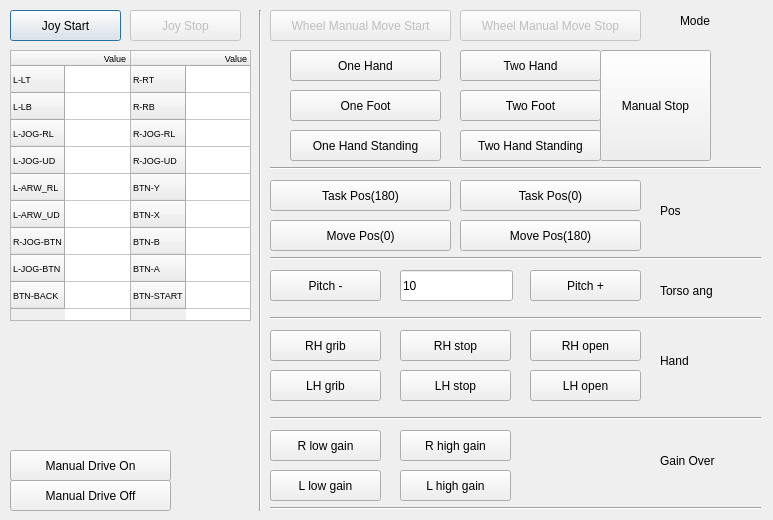
<?xml version="1.0" encoding="UTF-8"?>
<ui version="4.0">
 <class>JoyStickDialog</class>
 <widget class="QDialog" name="JoyStickDialog">
  <property name="geometry">
   <rect>
    <x>0</x>
    <y>0</y>
    <width>773</width>
    <height>520</height>
   </rect>
  </property>
  <property name="windowTitle">
   <string>Dialog</string>
  </property>
  <widget class="QPushButton" name="JOY_BTN_START">
   <property name="geometry">
    <rect>
     <x>10</x>
     <y>10</y>
     <width>111</width>
     <height>31</height>
    </rect>
   </property>
   <property name="text">
    <string>Joy Start</string>
   </property>
  </widget>
  <widget class="QPushButton" name="JOY_BTN_STOP">
   <property name="enabled">
    <bool>false</bool>
   </property>
   <property name="geometry">
    <rect>
     <x>130</x>
     <y>10</y>
     <width>111</width>
     <height>31</height>
    </rect>
   </property>
   <property name="text">
    <string>Joy Stop</string>
   </property>
  </widget>
  <widget class="QTableWidget" name="JOY_TABLE_INFO_LEFT">
   <property name="geometry">
    <rect>
     <x>10</x>
     <y>50</y>
     <width>121</width>
     <height>271</height>
    </rect>
   </property>
   <property name="font">
    <font>
     <pointsize>7</pointsize>
    </font>
   </property>
   <attribute name="horizontalHeaderMinimumSectionSize">
    <number>8</number>
   </attribute>
   <attribute name="verticalHeaderDefaultSectionSize">
    <number>27</number>
   </attribute>
   <attribute name="verticalHeaderMinimumSectionSize">
    <number>10</number>
   </attribute>
   <row>
    <property name="text">
     <string>L-LT</string>
    </property>
   </row>
   <row>
    <property name="text">
     <string>L-LB</string>
    </property>
   </row>
   <row>
    <property name="text">
     <string>L-JOG-RL</string>
    </property>
   </row>
   <row>
    <property name="text">
     <string>L-JOG-UD</string>
    </property>
   </row>
   <row>
    <property name="text">
     <string>L-ARW_RL</string>
    </property>
   </row>
   <row>
    <property name="text">
     <string>L-ARW_UD</string>
    </property>
   </row>
   <row>
    <property name="text">
     <string>R-JOG-BTN</string>
    </property>
   </row>
   <row>
    <property name="text">
     <string>L-JOG-BTN</string>
    </property>
   </row>
   <row>
    <property name="text">
     <string>BTN-BACK</string>
    </property>
   </row>
   <column>
    <property name="text">
     <string>Value</string>
    </property>
   </column>
  </widget>
  <widget class="QTableWidget" name="JOY_TABLE_INFO_RIGHT">
   <property name="geometry">
    <rect>
     <x>130</x>
     <y>50</y>
     <width>121</width>
     <height>271</height>
    </rect>
   </property>
   <property name="font">
    <font>
     <pointsize>7</pointsize>
    </font>
   </property>
   <attribute name="horizontalHeaderMinimumSectionSize">
    <number>8</number>
   </attribute>
   <attribute name="verticalHeaderDefaultSectionSize">
    <number>27</number>
   </attribute>
   <attribute name="verticalHeaderMinimumSectionSize">
    <number>10</number>
   </attribute>
   <row>
    <property name="text">
     <string>R-RT</string>
    </property>
   </row>
   <row>
    <property name="text">
     <string>R-RB</string>
    </property>
   </row>
   <row>
    <property name="text">
     <string>R-JOG-RL</string>
    </property>
   </row>
   <row>
    <property name="text">
     <string>R-JOG-UD</string>
    </property>
   </row>
   <row>
    <property name="text">
     <string>BTN-Y</string>
    </property>
   </row>
   <row>
    <property name="text">
     <string>BTN-X</string>
    </property>
   </row>
   <row>
    <property name="text">
     <string>BTN-B</string>
    </property>
   </row>
   <row>
    <property name="text">
     <string>BTN-A</string>
    </property>
   </row>
   <row>
    <property name="text">
     <string>BTN-START</string>
    </property>
   </row>
   <column>
    <property name="text">
     <string>Value</string>
    </property>
   </column>
  </widget>
  <widget class="QPushButton" name="JOY_TAB_WHEELSTART">
   <property name="enabled">
    <bool>false</bool>
   </property>
   <property name="geometry">
    <rect>
     <x>270</x>
     <y>10</y>
     <width>181</width>
     <height>31</height>
    </rect>
   </property>
   <property name="text">
    <string>Wheel Manual Move Start</string>
   </property>
  </widget>
  <widget class="QPushButton" name="JOY_TAB_WHEELSTOP">
   <property name="enabled">
    <bool>false</bool>
   </property>
   <property name="geometry">
    <rect>
     <x>460</x>
     <y>10</y>
     <width>181</width>
     <height>31</height>
    </rect>
   </property>
   <property name="text">
    <string>Wheel Manual Move Stop</string>
   </property>
  </widget>
  <widget class="QPushButton" name="MANUAL_BTN_START">
   <property name="enabled">
    <bool>true</bool>
   </property>
   <property name="geometry">
    <rect>
     <x>290</x>
     <y>50</y>
     <width>151</width>
     <height>31</height>
    </rect>
   </property>
   <property name="text">
    <string>One Hand</string>
   </property>
  </widget>
  <widget class="QPushButton" name="MANUAL_BTN_STOP">
   <property name="enabled">
    <bool>true</bool>
   </property>
   <property name="geometry">
    <rect>
     <x>600</x>
     <y>50</y>
     <width>111</width>
     <height>111</height>
    </rect>
   </property>
   <property name="text">
    <string>Manual Stop</string>
   </property>
  </widget>
  <widget class="QPushButton" name="MANUAL_BTN_GOTOTASKPOSE_0">
   <property name="enabled">
    <bool>true</bool>
   </property>
   <property name="geometry">
    <rect>
     <x>460</x>
     <y>180</y>
     <width>181</width>
     <height>31</height>
    </rect>
   </property>
   <property name="text">
    <string>Task Pos(0)</string>
   </property>
  </widget>
  <widget class="QPushButton" name="MANUAL_BTN_GOTOTASKPOSE_180">
   <property name="enabled">
    <bool>true</bool>
   </property>
   <property name="geometry">
    <rect>
     <x>270</x>
     <y>180</y>
     <width>181</width>
     <height>31</height>
    </rect>
   </property>
   <property name="text">
    <string>Task Pos(180)</string>
   </property>
  </widget>
  <widget class="QPushButton" name="MANUAL_BTN_GOTOMOVEPOSE_0">
   <property name="enabled">
    <bool>true</bool>
   </property>
   <property name="geometry">
    <rect>
     <x>270</x>
     <y>220</y>
     <width>181</width>
     <height>31</height>
    </rect>
   </property>
   <property name="text">
    <string>Move Pos(0)</string>
   </property>
  </widget>
  <widget class="QPushButton" name="MANUAL_BTN_GOTOMOVEPOSE_180">
   <property name="enabled">
    <bool>true</bool>
   </property>
   <property name="geometry">
    <rect>
     <x>460</x>
     <y>220</y>
     <width>181</width>
     <height>31</height>
    </rect>
   </property>
   <property name="text">
    <string>Move Pos(180)</string>
   </property>
  </widget>
  <widget class="Line" name="line">
   <property name="geometry">
    <rect>
     <x>250</x>
     <y>10</y>
     <width>20</width>
     <height>501</height>
    </rect>
   </property>
   <property name="orientation">
    <enum>Qt::Vertical</enum>
   </property>
  </widget>
  <widget class="Line" name="line_2">
   <property name="geometry">
    <rect>
     <x>270</x>
     <y>160</y>
     <width>491</width>
     <height>16</height>
    </rect>
   </property>
   <property name="orientation">
    <enum>Qt::Horizontal</enum>
   </property>
  </widget>
  <widget class="Line" name="line_3">
   <property name="geometry">
    <rect>
     <x>270</x>
     <y>250</y>
     <width>491</width>
     <height>16</height>
    </rect>
   </property>
   <property name="orientation">
    <enum>Qt::Horizontal</enum>
   </property>
  </widget>
  <widget class="QPushButton" name="MANUAL_HP_PLUS">
   <property name="geometry">
    <rect>
     <x>530</x>
     <y>270</y>
     <width>111</width>
     <height>31</height>
    </rect>
   </property>
   <property name="text">
    <string>Pitch +</string>
   </property>
  </widget>
  <widget class="QPushButton" name="MANUAL_HP_MINUS">
   <property name="geometry">
    <rect>
     <x>270</x>
     <y>270</y>
     <width>111</width>
     <height>31</height>
    </rect>
   </property>
   <property name="text">
    <string>Pitch -</string>
   </property>
  </widget>
  <widget class="Line" name="line_4">
   <property name="geometry">
    <rect>
     <x>270</x>
     <y>310</y>
     <width>491</width>
     <height>16</height>
    </rect>
   </property>
   <property name="orientation">
    <enum>Qt::Horizontal</enum>
   </property>
  </widget>
  <widget class="QLineEdit" name="MANUAL_HP_ANGLE">
   <property name="geometry">
    <rect>
     <x>400</x>
     <y>270</y>
     <width>113</width>
     <height>31</height>
    </rect>
   </property>
   <property name="text">
    <string>10</string>
   </property>
  </widget>
  <widget class="QPushButton" name="MANUAL_RH_GRIB">
   <property name="geometry">
    <rect>
     <x>270</x>
     <y>330</y>
     <width>111</width>
     <height>31</height>
    </rect>
   </property>
   <property name="text">
    <string>RH grib</string>
   </property>
  </widget>
  <widget class="QPushButton" name="MANUAL_RH_STOP">
   <property name="geometry">
    <rect>
     <x>400</x>
     <y>330</y>
     <width>111</width>
     <height>31</height>
    </rect>
   </property>
   <property name="text">
    <string>RH stop</string>
   </property>
  </widget>
  <widget class="QPushButton" name="MANUAL_RH_OPEN">
   <property name="geometry">
    <rect>
     <x>530</x>
     <y>330</y>
     <width>111</width>
     <height>31</height>
    </rect>
   </property>
   <property name="text">
    <string>RH open</string>
   </property>
  </widget>
  <widget class="QPushButton" name="MANUAL_LH_STOP">
   <property name="geometry">
    <rect>
     <x>400</x>
     <y>370</y>
     <width>111</width>
     <height>31</height>
    </rect>
   </property>
   <property name="text">
    <string>LH stop</string>
   </property>
  </widget>
  <widget class="QPushButton" name="MANUAL_LH_GRIB">
   <property name="geometry">
    <rect>
     <x>270</x>
     <y>370</y>
     <width>111</width>
     <height>31</height>
    </rect>
   </property>
   <property name="text">
    <string>LH grib</string>
   </property>
  </widget>
  <widget class="QPushButton" name="MANUAL_LH_OPEN">
   <property name="geometry">
    <rect>
     <x>530</x>
     <y>370</y>
     <width>111</width>
     <height>31</height>
    </rect>
   </property>
   <property name="text">
    <string>LH open</string>
   </property>
  </widget>
  <widget class="Line" name="line_5">
   <property name="geometry">
    <rect>
     <x>270</x>
     <y>410</y>
     <width>491</width>
     <height>16</height>
    </rect>
   </property>
   <property name="orientation">
    <enum>Qt::Horizontal</enum>
   </property>
  </widget>
  <widget class="QLabel" name="label">
   <property name="geometry">
    <rect>
     <x>680</x>
     <y>10</y>
     <width>81</width>
     <height>21</height>
    </rect>
   </property>
   <property name="text">
    <string>Mode</string>
   </property>
  </widget>
  <widget class="QLabel" name="label_2">
   <property name="geometry">
    <rect>
     <x>660</x>
     <y>200</y>
     <width>81</width>
     <height>21</height>
    </rect>
   </property>
   <property name="text">
    <string>Pos</string>
   </property>
  </widget>
  <widget class="QLabel" name="label_3">
   <property name="geometry">
    <rect>
     <x>660</x>
     <y>280</y>
     <width>81</width>
     <height>21</height>
    </rect>
   </property>
   <property name="text">
    <string>Torso ang</string>
   </property>
  </widget>
  <widget class="QLabel" name="label_4">
   <property name="geometry">
    <rect>
     <x>660</x>
     <y>350</y>
     <width>81</width>
     <height>21</height>
    </rect>
   </property>
   <property name="text">
    <string>Hand</string>
   </property>
  </widget>
  <widget class="QLabel" name="label_5">
   <property name="geometry">
    <rect>
     <x>660</x>
     <y>450</y>
     <width>81</width>
     <height>21</height>
    </rect>
   </property>
   <property name="text">
    <string>Gain Over</string>
   </property>
  </widget>
  <widget class="QPushButton" name="MANUAL_RARM_GAIN_OVER_START">
   <property name="geometry">
    <rect>
     <x>270</x>
     <y>430</y>
     <width>111</width>
     <height>31</height>
    </rect>
   </property>
   <property name="text">
    <string>R low gain</string>
   </property>
  </widget>
  <widget class="QPushButton" name="MANUAL_RARM_GAIN_OVER_RETURN">
   <property name="geometry">
    <rect>
     <x>400</x>
     <y>430</y>
     <width>111</width>
     <height>31</height>
    </rect>
   </property>
   <property name="text">
    <string>R high gain</string>
   </property>
  </widget>
  <widget class="QPushButton" name="MANUAL_LARM_GAIN_OVER_START">
   <property name="geometry">
    <rect>
     <x>270</x>
     <y>470</y>
     <width>111</width>
     <height>31</height>
    </rect>
   </property>
   <property name="text">
    <string>L low gain</string>
   </property>
  </widget>
  <widget class="QPushButton" name="MANUAL_LARM_GAIN_OVER_RETURN">
   <property name="geometry">
    <rect>
     <x>400</x>
     <y>470</y>
     <width>111</width>
     <height>31</height>
    </rect>
   </property>
   <property name="text">
    <string>L high gain</string>
   </property>
  </widget>
  <widget class="Line" name="line_6">
   <property name="geometry">
    <rect>
     <x>270</x>
     <y>500</y>
     <width>491</width>
     <height>16</height>
    </rect>
   </property>
   <property name="orientation">
    <enum>Qt::Horizontal</enum>
   </property>
  </widget>
  <widget class="QPushButton" name="MANUAL_BTN_TWO_HAND_START">
   <property name="enabled">
    <bool>true</bool>
   </property>
   <property name="geometry">
    <rect>
     <x>460</x>
     <y>50</y>
     <width>141</width>
     <height>31</height>
    </rect>
   </property>
   <property name="text">
    <string>Two Hand</string>
   </property>
  </widget>
  <widget class="QPushButton" name="MANUAL_BTN_FOOT_START">
   <property name="enabled">
    <bool>true</bool>
   </property>
   <property name="geometry">
    <rect>
     <x>290</x>
     <y>90</y>
     <width>151</width>
     <height>31</height>
    </rect>
   </property>
   <property name="text">
    <string>One Foot</string>
   </property>
  </widget>
  <widget class="QPushButton" name="MANUAL_BTN_TWO_FOOT_START">
   <property name="enabled">
    <bool>true</bool>
   </property>
   <property name="geometry">
    <rect>
     <x>460</x>
     <y>90</y>
     <width>141</width>
     <height>31</height>
    </rect>
   </property>
   <property name="text">
    <string>Two Foot</string>
   </property>
  </widget>
  <widget class="QPushButton" name="MANUAL_BTN_STANDING_ONE_HAND">
   <property name="enabled">
    <bool>true</bool>
   </property>
   <property name="geometry">
    <rect>
     <x>290</x>
     <y>130</y>
     <width>151</width>
     <height>31</height>
    </rect>
   </property>
   <property name="text">
    <string>One Hand Standing</string>
   </property>
  </widget>
  <widget class="QPushButton" name="MANUAL_BTN_STANDING_TWO_HAND">
   <property name="enabled">
    <bool>true</bool>
   </property>
   <property name="geometry">
    <rect>
     <x>460</x>
     <y>130</y>
     <width>141</width>
     <height>31</height>
    </rect>
   </property>
   <property name="text">
    <string>Two Hand Standing</string>
   </property>
  </widget>
  <widget class="QPushButton" name="MANUAL_BTN_DRIVE_ON">
   <property name="enabled">
    <bool>true</bool>
   </property>
   <property name="geometry">
    <rect>
     <x>10</x>
     <y>450</y>
     <width>161</width>
     <height>31</height>
    </rect>
   </property>
   <property name="text">
    <string>Manual Drive On</string>
   </property>
  </widget>
  <widget class="QPushButton" name="MANUAL_BTN_DRIVE_OFF">
   <property name="enabled">
    <bool>true</bool>
   </property>
   <property name="geometry">
    <rect>
     <x>10</x>
     <y>480</y>
     <width>161</width>
     <height>31</height>
    </rect>
   </property>
   <property name="text">
    <string>Manual Drive Off</string>
   </property>
  </widget>
 </widget>
 <resources/>
 <connections/>
</ui>
